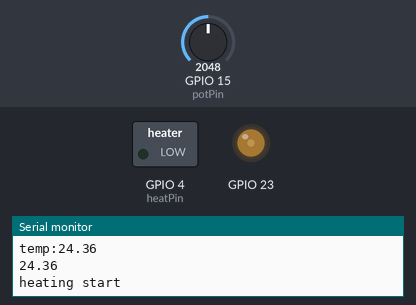
The program below on a simulated ESP32. Parts: switched loads named in the program (green lamp = pin HIGH), output pins drawn as LEDs (lit = HIGH), the last lines printed to the serial monitor. The inputs (shaded band) are chosen by the test bench; at power-on: GPIO 15 (potPin) = 2048.

Above: at 2.2 s.
2.3 s: GPIO 15 (potPin) set to 1433
4.2 s: GPIO 15 (potPin) set to 1339
At 6.1 s:
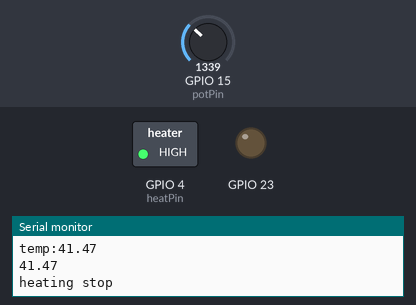
6.5 s: GPIO 15 (potPin) set to 1465
8.2 s: GPIO 15 (potPin) set to 1563
At 10.2 s:
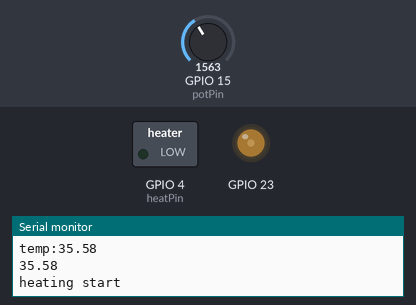
10.5 s: GPIO 15 (potPin) set to 1228
At 12.0 s:
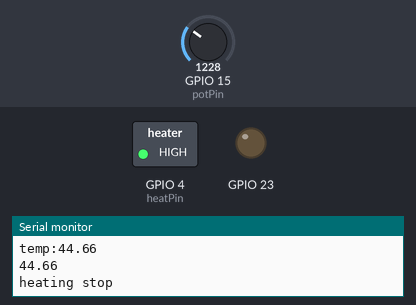
Timing chart, 0 to 13.5 s (numbered marks = the images above; inputs shaded):
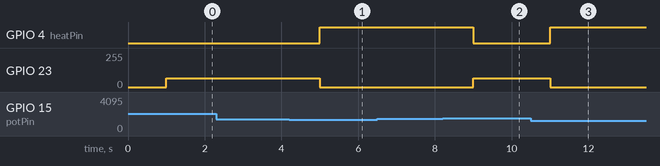

Measured:
- the behaviour switches between 1393 and 1392 on GPIO 15 (potPin) (found by bisection; images 0 and 1)
- the behaviour switches between 1506 and 1507 on GPIO 15 (potPin) (found by bisection; images 1 and 2)
- after the input at 4.2 s, GPIO 4 (heatPin): LOW → HIGH after 0.80 s; GPIO 23: 64/255 → 0/255 after 0.80 s
- after the input at 8.2 s, GPIO 4 (heatPin): HIGH → LOW after 0.80 s; GPIO 23: 0/255 → 64/255 after 0.80 s
- after the input at 10.5 s, GPIO 4 (heatPin): LOW → HIGH after 0.50 s; GPIO 23: 64/255 → 0/255 after 0.50 s

The program:

main.cpp
```cpp
#include <Arduino.h>
#include <float.h>
#include <stdio.h>
#include <stdbool.h>
// Potentiometer is connected to GPIO 34 (Analog ADC1_CH6)
const int potPin = 15;
const int heatPin = 4;
const int Tmin=37;
const int Tmax=40;
int connected = false;
float getVoltageFromAnalogReading(float value)
{
  return 3300 * (value / 4096);
}

float getResistanceFormVoltage(float Va)
{
  float Vcc = 3300;
  float R0 = 102.9; // k Divider resistor
  // Va=Vcc*Rntc/(R0+Rntc)
  float Rntc = -(R0 * Va) / (Va - Vcc);
  return Rntc;
}
float getTemperatureFormResistance(float Rntc, bool kelvin = false)

{
  float K = 273.15;
  float T1, T2 = K + 25;
  float B = 3950.0;
  float R = 100; // T2 resistance
  float Temp;

  T1 = 1 / ((log(Rntc / R)) / B + 1 / T2);
  if (kelvin)
    return T1;
  else
    return T1 - K;
}
float readTemperature(int potPin)
{
  // variable for storing the potentiometer value
  int potValue;
  float T;
  potValue = analogRead(potPin);
  T = getTemperatureFormResistance(getResistanceFormVoltage(getVoltageFromAnalogReading(potValue)));
  return T;
}

void setup()
{
  Serial.begin(115200);
  delay(1000);

  pinMode(heatPin, OUTPUT);
  pinMode(23, OUTPUT);
  pinMode(potPin, INPUT);
}

void loop()
{
  // Reading potentiometer value
  int potValue;
  float T, Rntc, Vntc, temp;
  potValue = analogRead(potPin);
  Vntc = getVoltageFromAnalogReading(potValue);
  Rntc = getResistanceFormVoltage(Vntc);
  temp = getTemperatureFormResistance(Rntc);
  // Serial.print("Vntc:");
  // Serial.println(Vntc);
  // Serial.print("Rntc:");
  // Serial.println(Rntc);
  Serial.print("temp:");
  // Serial.println(temp);
  Serial.println(readTemperature(potPin));
  Serial.println(temp);

  if (temp < Tmin)
  {

    // digitalWrite(23,HIGH);
    analogWrite(23, 64);

    analogWrite(heatPin, 0);
    // dital
    Serial.println("heating start");
  }
  if (temp > Tmax)
  {
    // digitalWrite(heatPin,HIGH);
    // digitalWrite(23,LOW);
    analogWrite(23, 0);

    analogWrite(heatPin, 255);
    Serial.println("heating stop");
  }

  delay(1000);
}
```
